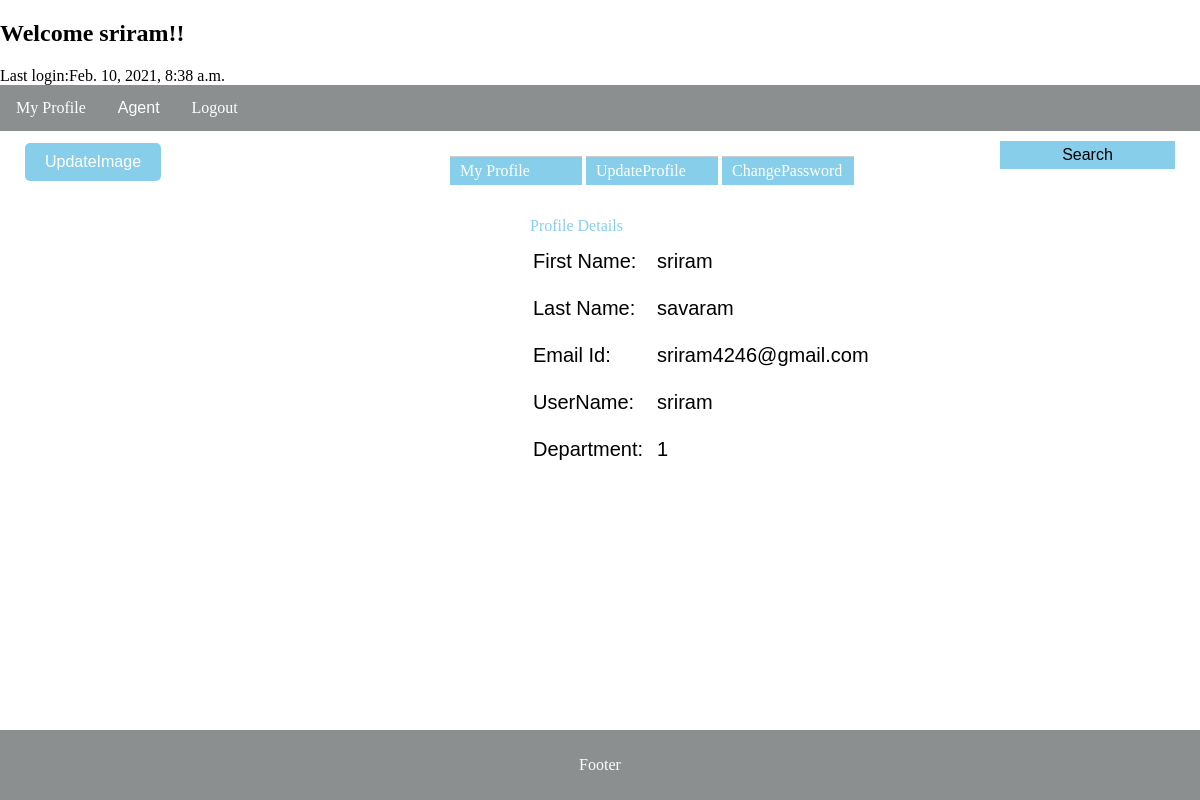
Screenshot of /agent/agentProfile/ (signed in) with the database file from the repository.
### agent/models.py (models this page shows, shortened)
class AgentTable(models.Model):
    id = models.AutoField(auto_created=True, primary_key=True)
    firstName = models.CharField(max_length=8, default="")
    lastName = models.CharField(max_length=30)
    username = models.CharField(max_length=20, unique=True, null=False)
    password = models.CharField(max_length=20, null=False)
    dept = models.CharField(max_length=30, blank=True, null=True)
    created_date = models.DateTimeField(default=timezone.now)
    email = models.EmailField(max_length=20, unique=True, default="", null=False)
    image = models.ImageField(blank=True, null=True, default='0')
    updated_date = models.DateTimeField(auto_now=True)
    created_by = models.CharField(max_length=30, null=True)
    count = models.IntegerField(blank=True, default=0)
    usertype = models.CharField(max_length=30,default='')

### agent/views.py (the view)
# urls.py: path('agentProfile/', views.agentDetails, name="profile-page"),
def agentDetails(request):
    usertype = request.session["usertype"]
    if request.method == 'GET':
        myId = request.session['id']
        agent_detail_obj = getLoggedInUserObject(myId)
        last_login = getLastLoginTime(request.session["id"])
        return render(request, 'agentDetails.html', {"agentProfile": agent_detail_obj,"usertype":usertype, "msg": "MY Image","last_login":last_login})

### agent/DButils.py (called while the page is built)
def getLastLoginTime(sessionId):
    loginTimeList = []
    log_obj = LogTable.objects.filter(sessionId=sessionId).values_list('loginTime', flat=True)
    if log_obj:
        for last_login_time in log_obj:
            loginTimeList.append(last_login_time)
        loginTimeList.sort(reverse=True)
        if len(loginTimeList) >= 2:
            return loginTimeList[1]
        else:
            return loginTimeList[0]
    else:
        return datetime.datetime.now()

def getLoggedInUserObject(myId):
    return AgentTable.objects.get(id=myId)

### agent/templates/agentDetails.html (shortened to what this page needs)
<!DOCTYPE html>
<html lang="en">
<head>
    {% load static %}
	<link rel="stylesheet" type="text/css" href="{% static 'css/profiledetails.css' %}">
    <link rel="stylesheet" type="text/css" href="{% static 'css/imageUpload.css' %}">
</head>
<body>
        <div class="header">
            <h2 class="welcome">Welcome {{request.session.firstName}}!! </h2>
            <span>Last login:{{last_login}}</span>
        </div>
        <div class="topnav">
               <a href="/agent/agentProfile/">My Profile</a>
                   <div class="dropdown">
                      <button class="dropbtn">Agent</button>
                   </div>
                        <a href="/agent/agentLogout/">Logout</a>
        </div>
        {% block code %}
      <div class="row">
          <div class="column side left">
             <div class="field-update" >
                <input type="submit" value="UpdateImage"  onclick="myImageUpload()" id="updateImage-btn" class="updateImage-btn" style="display:block"/>
             </div>
          </div>
        <div class="column middle">
             <div id='tabs-container'>
                <ul class='tabs-buttons'>
                    <td>
                        <li><a href="#profile-details" id='tab1-profile-details'>My Profile</a></li>
                    </td>
                    <td>
                        <li><a href="#tab2-update" id='tab2-updateProfile'>UpdateProfile</a></li>
                    </td>
                    <td>
                        <li><a href="#tab3-change" id='tab3-changePassword'>ChangePassword</a></li>
                    </td>
                </ul>
            </div>
            <div id="profile-details" style="display:block" class="profile-details-container">
                <table id="agent-details-table">
                    <tr>
                    <caption>Profile Details</caption>
                    </tr>
                    <tr>
                        <td>
                          <label>First Name:</label>
                        </td>
                        <td>
                            <div class="field">
                            {{agentProfile.firstName}}
                            </div>
                        </td>
                    </tr>
                    <tr>
                        <td>
                            <label> Last Name:</label>
                        </td>
                        <td>
                            <div class="field">
                                   {{agentProfile.lastName}}
                            </div>
                        </td>
                    </tr>
                     <tr>
                        <td>
                           <label>Email Id:</label>
                        </td>
                        <td>
                             <div class="field">
                                    {{agentProfile.email}}
                             </div>
                        </td>
                     </tr>
                     <tr>
                        <td>
                           <label>UserName:</label>
                        </td>
                        <td>
                            <div class="field">
                          {{agentProfile.username}}
                            </div>
                        </td>
                     </tr>
                     <tr>
                       <td>
                             <label>Department:</label>
                       </td>
                        <td>
                            <div class="field">
                             {{agentProfile.dept}}
                            </div>
                        </td>
                     </tr>
                </table>
            </div>
             </div>
           <div class="search-dropdown">
              <button class="search-dropbtn"><font color="black">Search</font></button>
       </div>
        </div>
          <div class="column side">
          </div>
        {% endblock %}
</body>
        <div class="footer">
          <p>Footer</p>
        </div>
</html>

### static/css/profiledetails.css (style rules this page uses)
* { box-sizing: border-box; }
body { margin: 0; }
.header { text-align: left; }
.topnav { overflow: hidden; background-color: #8c8f8f; }
.topnav a { float: left; display: block; color: #ffffff; padding: 14px 16px; text-decoration: none; }
.column { float: left; padding: 10px; }
.column.side { width: 25%; }
.column.middle { width: 50%; }
.row:after { content: ""; display: table; clear: both; }
.footer { background-color:#8c8f8f; color:#ffffff; padding: 10px; text-align: center; position: fixed; left: 0; bottom: 0; width: 100%; bottom: 0; }
.dropdown { float: left; overflow: hidden; }
.dropdown .dropbtn { font-size: 16px; border: none; outline: none; color: #ffffff; padding: 14px 16px; background-color: inherit; font-family: arial; margin: 0; }
.search-dropdown { float: left; margin-left:100px; margin-top:10px; overflow: hidden; }
.search-dropdown .search-dropbtn { font-size: 16px; border: none; outline: none; color: #ffffff; padding: 5px 10px; background-color: #87ceeb; width:175px; font-family: arial; margin: 0; }
.updateImage-btn { background-color: #87ceeb; border: none; border-radius:5px; color: white; padding: 10px 20px; text-align: center; text-decoration: none; display: inline-block; font-size: 16px; margin: 2px 15px; cursor: pointer; }
.profile-details-container { width: 70%; height:80%; padding: 12px 20px; margin-left:150px; margin-top:20px; display: block; border-radius: 4px; box-sizing: border-box; border-radius: 5px; }
.field { padding: 10px; }
#agent-details-table { margin-left:50px; }
#agent-details-table td { col-span:2; font-family:arial; font-size:20px; margin-left:100px; }
#agent-details-table caption { font-family:font-family:Roboto; color:#87ceeb; text-align:left; }
ul.tabs-buttons { margin-left:0px; }
#tabs-container { margin-left:100px; }
#tab2-updateProfile { border-top: solid 1px #ccc; margin-top: -1px; }
#tab3-changePassword { border-top: solid 1px #ccc; margin-top: -1px; }
#tab1-profile-details { border-top: solid 1px #ccc; margin-top: -1px; }
ul.tabs-buttons li { list-style:none; display:inline; }
ul.tabs-buttons li a { width:30%; padding:5px 10px; display:inline-block; background:#87ceeb; color:#fff; text-decoration:none; }

### rows the page displays
AgentTable: firstName "sriram", lastName "savaram", email "sriram4246@gmail.com", username "sriram", dept "1"

### other values shown
{{ request.session.firstName }} "sriram"
{{ last_login }} "Feb. 10, 2021, 8:38 a.m."
